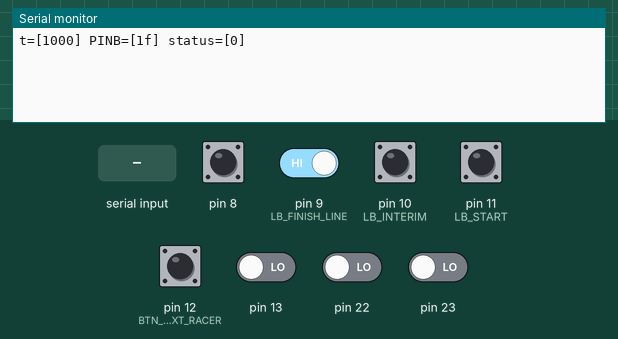
A sketch run on a simulated Arduino Uno, built with avr-gcc and run on an emulated ATmega328P. On the bench: the last lines printed to the serial monitor. The test bench sets the inputs (shaded band); at power-on: pin 8, pin 9 (LB_FINISH_LINE), pin 10 (LB_INTERIM), pin 11 (LB_START), pin 12 (BTN_NEXT_RACER) HIGH, pin 13, pin 22, pin 23 LOW.

Above: at 1.2 s.
1.3 s: pin 8 pulled LOW for 1 s
At 2.8 s:
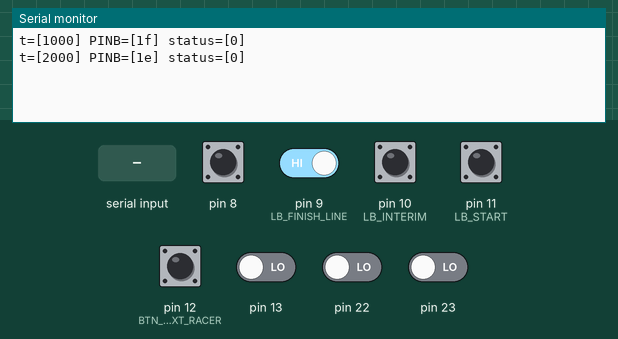
3.8 s: pin 9 (LB_FINISH_LINE) driven LOW
At 4.8 s:
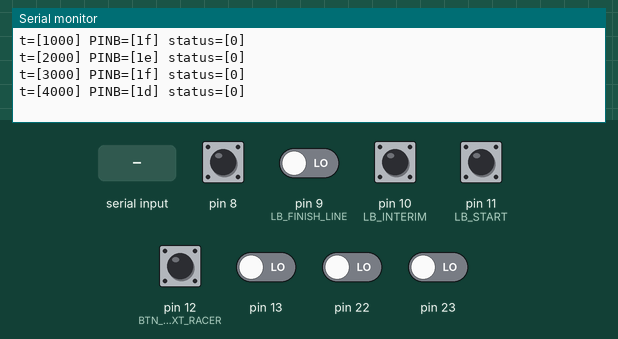
6.5 s: pin 10 (LB_INTERIM) pulled LOW for 1 s
At 7.8 s:
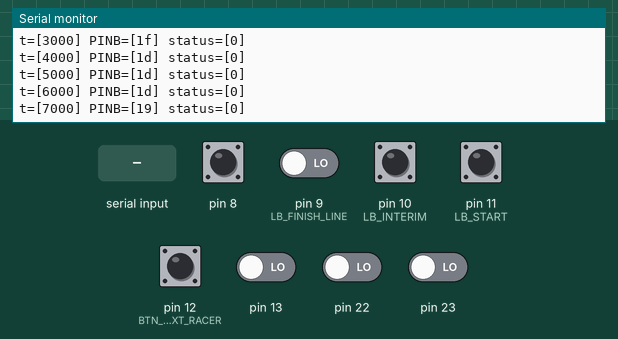
9.0 s: "r" received over Serial
10.5 s: pin 8 pulled LOW for 1 s
At 11.4 s:
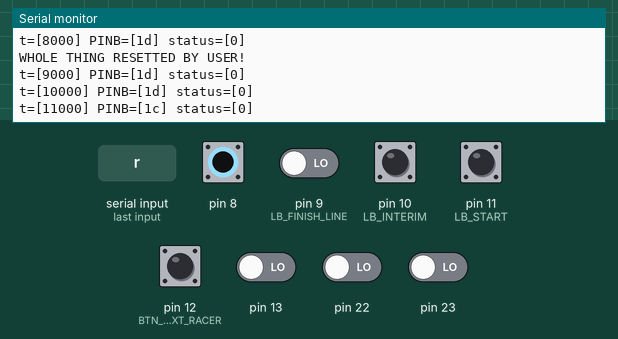
13.0 s: pin 11 (LB_START) pulled LOW for 0.15 s
At 13.9 s:
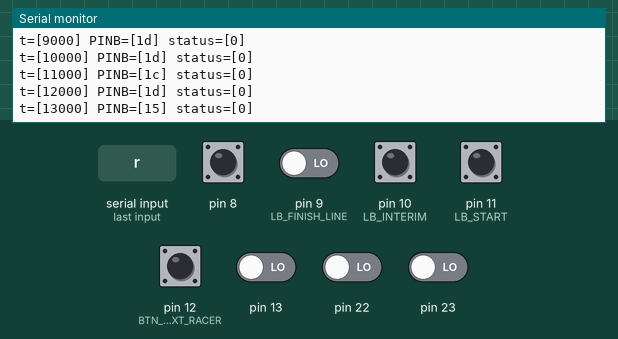
Timing chart, 0 to 15.6 s (numbered marks = the images above; inputs shaded):
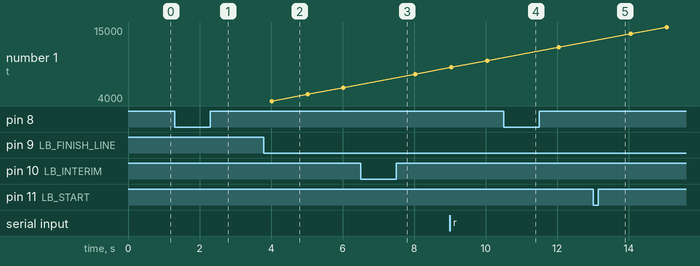

Measured:
- after the input at 1.3 s, the serial monitor: prints a new line after 0.71 s (image 1)
- after the input at 3.8 s, the serial monitor: prints a new line after 0.22 s (image 2)
- after the input at 6.5 s, the serial monitor: prints a new line after 0.53 s (image 3)
- after the input at 10.5 s, the serial monitor: prints a new line after 0.54 s (image 4)
- after the input at 13.0 s, the serial monitor: prints a new line after 0.05 s (image 5)

The sketch:

lightbarrier.ino
```cpp
#include "Arduino.h"

// Global Variables

unsigned long int t_ref; // Reference time
unsigned long int t_ref1;
unsigned long int t_ref2;

// whenever a variable is used by both, Interrupt and main programm we
// need to tell the compiler about it ==> volatile
volatile unsigned long int ms; // milli seconds timer
char buffer[256];
unsigned int c;

#define BTN_NEXT_RACER (PB4) // button to activate time measurement for next racer
#define LB_START   (PB3) // light barrier at start
#define LB_INTERIM (PB2) // light barrier at interim
#define LB_FINISH_LINE (PB1) // light barrier at interim

char status = 0;
#define STATUS_IDLE (0)
#define STATUS_STARTING (1) // waiting for start
#define STATUS_INRACE_1 (2) // zwischen Start und 1. Zwischenzeit
#define STATUS_INRACE_2 (3) // zwischen 1. und 2. Zwischenzeit
#define STATUS_FINISHED (4) // press NEXT-Button to return to IDLE

unsigned char PINB_last;
void setup() {

  // Timer 0 konfigurieren
  TCCR0A = (1 << WGM01);               // CTC Modus (page 80)
  TCCR0B |= (1 << CS01) | (1 << CS00); // Prescaler 64 (page 82)
  // 16 MHz => 62.5 ns/Takt
  // Prescaler = 64 => 4 us/Takt
  // OCR = 250 ==> 4us * 250 = 1ms ==> ISR wird jede Millisekunde angesprungen
  OCR0A = 250;
  // Compare Interrupt erlauben
  TIMSK0 |= (1 << OCIE0A);
  // set pull-ups for PB0 to PB4 (we use them as INPUTS
  PORTB |= (1<<PB0 | 1<<PB1 | 1<<PB2 | 1<<PB3 | 1<<PB4);
  PORTD |= (1<<PD2);
  //PORTB = 0x1F; // would do the very same thing ...
  Serial.begin(9600);
}
void loop() {
  if (ms - t_ref >= 1000) {
    sprintf(buffer, "t=[%lu] PINB=[%2.2x] status=[%d]", ms,PINB,status);
    Serial.println(buffer);
    t_ref = ms;
  }
  switch(status)
  {
    case STATUS_IDLE:
      if ((PINB & (1<<BTN_NEXT_RACER)) == 0 && (PINB_last & (1<<BTN_NEXT_RACER)) != 0)
        status = STATUS_STARTING;
      break;
    case STATUS_STARTING:
      if ((PINB & (1<<LB_START)) == 0 && (PINB_last & (1<<LB_START)) != 0){
        status = STATUS_INRACE_1;
        t_ref1 = ms;
      }
      break;
    case STATUS_INRACE_1:
        t_ref2 = ms;
        if ((PINB & (1<<LB_INTERIM)) == 0 && (PINB_last & (1<<LB_INTERIM)) != 0){
         status = STATUS_INRACE_2;
         sprintf(buffer,"Zwischezeit 1. = [%lu]",ms - t_ref1);
         Serial.println(buffer);
        }
      break;
    case STATUS_INRACE_2:
      if ((PINB & (1<<LB_FINISH_LINE)) == 0 && (PINB_last & (1<<LB_FINISH_LINE)) != 0){
        status = STATUS_FINISHED;
        sprintf(buffer,"Zwischezeit 2. = [%lu]",ms - t_ref2);
        Serial.println(buffer);
      }
      break;
    case STATUS_FINISHED:
      if(c=='r' or c== 'R')
        t_ref1 = 0;
        t_ref2 = 0;
        status = STATUS_IDLE;
      break;
  }

  // user input => get key ...
  while (Serial.available())
  {
    char c = Serial.read(); // Read a character
//    sprintf(buffer, "you have pressed the [%c]-key", (char)c);
//    Serial.println(buffer);
    if (c == 'r' || c == 'R')
    {
      status = 0;
      sprintf(buffer,"WHOLE THING RESETTED BY USER!");
      Serial.println(buffer);
    }
  }
  PINB_last = PINB;
}
// Timer-Interrupt-Routine
ISR(TIMER0_COMPA_vect) {
  ms++;
}
```
